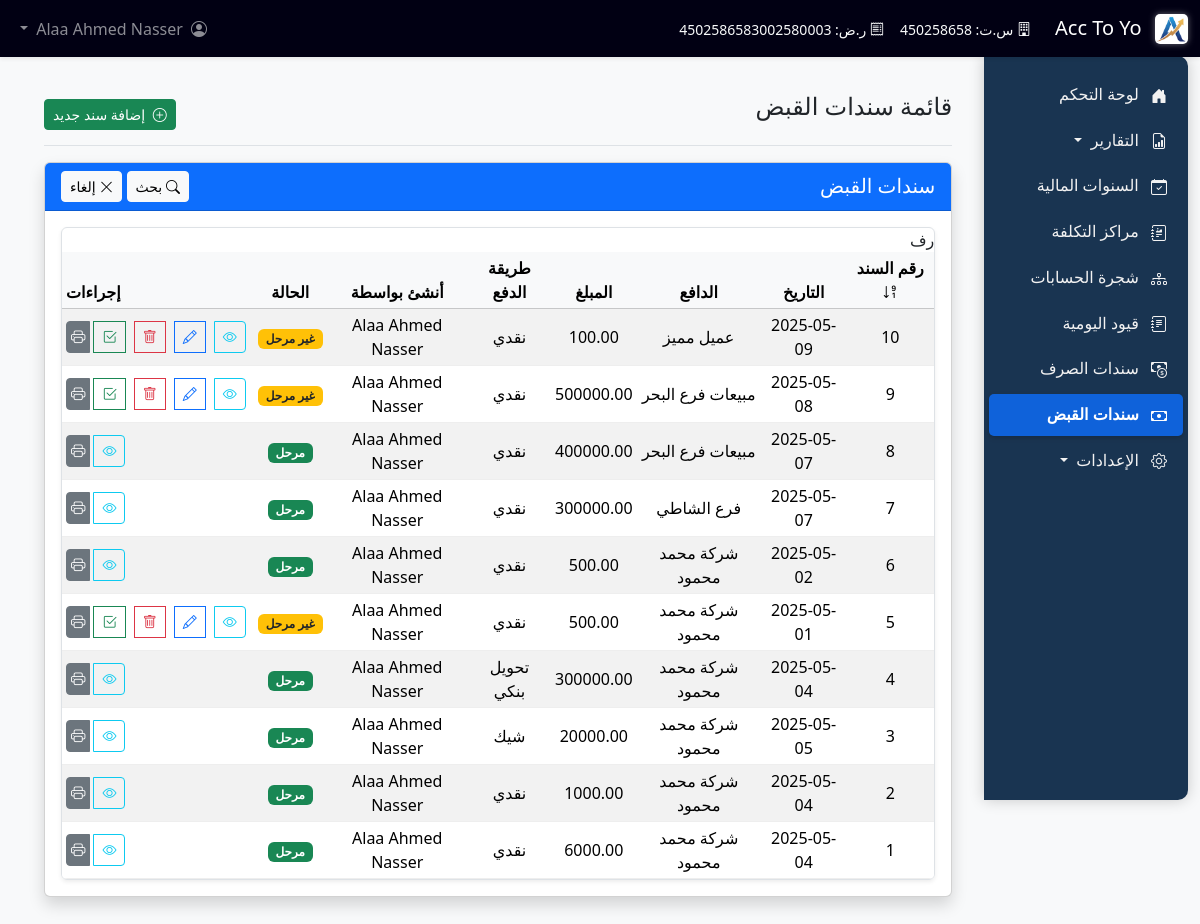
The page /receipt_vouchers (signed in) on the database its author committed.
### tables this page shows
CREATE TABLE users (
            id INTEGER PRIMARY KEY AUTOINCREMENT,
            username TEXT UNIQUE NOT NULL,
            password_hash TEXT NOT NULL, -- سنخزن الهاش بدلاً من كلمة المرور مباشرة
            full_name TEXT,
            is_active INTEGER DEFAULT 1 -- 1 for active, 0 for inactive
        );

CREATE TABLE "receipt_vouchers" (
	"id"	INTEGER,
	"voucher_number"	INTEGER NOT NULL,
	"voucher_date"	DATE NOT NULL,
	"payer"	TEXT NOT NULL,
	"amount"	REAL NOT NULL,
	"payment_method"	TEXT NOT NULL,
	"check_number"	TEXT,
	"check_date"	DATE,
	"description"	TEXT,
	"financial_year_id"	INTEGER NOT NULL,
	"created_by"	INTEGER NOT NULL,
	"created_at"	TIMESTAMP DEFAULT CURRENT_TIMESTAMP,
	"updated_by"	INTEGER,
	"updated_at"	TIMESTAMP,
	"is_posted"	INTEGER DEFAULT 0,
	"posted_by"	INTEGER,
	"posted_at"	TIMESTAMP,
	PRIMARY KEY("id" AUTOINCREMENT),
	FOREIGN KEY("created_by") REFERENCES "users"("id"),
	FOREIGN KEY("financial_year_id") REFERENCES "financial_years"("id"),
	FOREIGN KEY("posted_by") REFERENCES "users"("id"),
	FOREIGN KEY("updated_by") REFERENCES "users"("id")
);

### app.py (the view)
@app.route('/receipt_vouchers', methods=['GET'])
@require_login
def list_receipt_vouchers():
    conn = None
    vouchers = []
    pagination = None
    try:
        conn = get_db()
        cursor = conn.cursor()
        created_by_name = request.args.get('created_by_name', '').strip()
        voucher_number = request.args.get('voucher_number', '').strip()
        date_from = request.args.get('date_from', '').strip()
        date_to = request.args.get('date_to', '').strip()
        payer = request.args.get('payer', '').strip()
        amount_from = request.args.get('amount_from', '').strip()
        amount_to = request.args.get('amount_to', '').strip()
        payment_method = request.args.get('payment_method', '').strip()
        is_posted = request.args.get('is_posted', '').strip()
        sort_by = request.args.get('sort_by', 'voucher_number')
        sort_order = request.args.get('sort_order', 'desc')
        valid_sort_fields = ['voucher_number', 'voucher_date', 'payer', 'amount', 'payment_method', 'is_posted']
        if sort_by not in valid_sort_fields:
            sort_by = 'voucher_number'  # استخدام القيمة الافتراضية إذا كانت القيمة غير صالحة
        if sort_order not in ['asc', 'desc']:
            sort_order = 'desc'  # استخدام القيمة الافتراضية إذا كانت القيمة غير صالحة
        query = """
            SELECT rv.*, u.full_name AS created_by_name
            FROM receipt_vouchers rv
            LEFT JOIN users u ON rv.created_by = u.id
            WHERE 1=1
        """
        params = []
        if created_by_name:
            query += " AND u.full_name LIKE ?"
            params.append(f"%{created_by_name}%")
        if voucher_number:
            query += " AND rv.voucher_number LIKE ?"
            params.append(f"%{voucher_number}%")
        if date_from:
            query += " AND rv.voucher_date >= ?"
            params.append(date_from)
        if date_to:
            query += " AND rv.voucher_date <= ?"
            params.append(date_to)
        if payer:
            query += " AND rv.payer LIKE ?"
            params.append(f"%{payer}%")
        if amount_from:
            query += " AND rv.amount >= ?"
            params.append(amount_from)
        if amount_to:
            query += " AND rv.amount <= ?"
            params.append(amount_to)
        if payment_method:
            query += " AND rv.payment_method = ?"
            params.append(payment_method)
        if is_posted != "":
            query += " AND rv.is_posted = ?"
            params.append(is_posted)
        query += f" ORDER BY rv.{sort_by} {sort_order}"
        cursor.execute(query, params)
        vouchers = cursor.fetchall()
    except Exception as e:
        flash(f"حدث خطأ أثناء جلب سندات القبض: {e}", "danger")
    finally:
        if conn:
            conn.close()
    current_user = {
        'is_admin': session.get('is_admin', False)
    }
    return render_template('list_receipt_vouchers.html', vouchers=vouchers, pagination=pagination, request=request, current_user=current_user)

### templates/list_receipt_vouchers.html (shortened to what this page needs)
{% extends 'base.html' %}
{% block content %}
<div class="container-fluid">
    <div class="d-flex justify-content-between flex-wrap flex-md-nowrap align-items-center pt-3 pb-2 mb-3 border-bottom">
        <h1 class="h2 page-title">قائمة سندات القبض</h1>
        <div class="btn-toolbar mb-2 mb-md-0">
            <a href="{{ url_for('add_receipt_voucher') }}" class="btn btn-sm btn-success">
                <i class="bi bi-plus-circle me-1"></i> إضافة سند جديد
            </a>
        </div>
    </div>
    <div class="card shadow mb-4">
        <div class="card-header bg-primary text-white d-flex justify-content-between align-items-center">
            <h5 class="mb-0">سندات القبض</h5>
            <div>
                <button class="btn btn-sm btn-light" type="button" data-bs-toggle="collapse" data-bs-target="#filterCollapse">
                    <i class="bi bi-search"></i> بحث
                </button>
                <a href="{{ url_for('list_receipt_vouchers') }}" class="btn btn-sm btn-light">
                    <i class="bi bi-x-lg"></i> إلغاء
                </a>
            </div>
        </div>
        <div class="card-body">
            {% if vouchers %}
            <div class="table-responsive shadow-sm rounded border">
                <table class="table table-striped table-hover table-sm align-middle mb-0">
                    <thead class="table-light">
رف                         <tr>
                            <th scope="col" class="text-center">رقم السند <i class="bi bi-sort-numeric-down-alt" title="مرتب تنازلياً"></i></th>
                            <th scope="col" class="text-center">التاريخ</th>
                            <th scope="col" class="text-center">الدافع</th>
                            <th scope="col" class="text-center">المبلغ</th>
                            <th scope="col" class="text-center">طريقة الدفع</th>
                            <th scope="col" class="text-center">أنشئ بواسطة</th>
                            <th scope="col" class="text-center">الحالة</th>
                            <th scope="col" class="text-end">إجراءات</th>
                        </tr>
                    </thead>
                    <tbody>
                        {% for voucher in vouchers %}
                        <tr>
                            <td class="text-center">{{ voucher.voucher_number }}</td>
                            <td class="text-center">{{ voucher.voucher_date }}</td>
                            <td class="text-center">{{ voucher.payer }}</td>
                            <td class="text-center">{{ "%.2f"|format(voucher.amount) }}</td>
                            <td class="text-center">
                                {% if voucher.payment_method == 'cash' %}
                                    نقدي
                                {% elif voucher.payment_method == 'check' %}
                                    شيك رقم {{ voucher.check_number }}
                                {% elif voucher.payment_method == 'bank_transfer' %}
                                    تحويل بنكي
                                {% else %}
                                    {{ voucher.payment_method }}
                                {% endif %}
                            </td>
                            <td class="text-center">{{ voucher.created_by_name }}</td>
                            <td class="text-center">
                                {% if voucher.is_posted %}
                                <span class="badge bg-success">مرحل</span>
                                {% else %}
                                <span class="badge bg-warning text-dark">غير مرحل</span>
                                {% endif %}
                            </td>
                            <td class="text-end">
                                <div class="btn-group btn-group-sm">
                                    <a href="{{ url_for('view_receipt_voucher', voucher_id=voucher.id) }}" class="btn btn-sm btn-outline-info mx-1" title="عرض">
                                        <i class="bi bi-eye"></i>
                                    </a>
                                    {% if not voucher.is_posted %}
                                    <a href="{{ url_for('edit_receipt_voucher', voucher_id=voucher.id) }}" class="btn btn-sm btn-outline-primary mx-1" title="تعديل">
                                        <i class="bi bi-pencil"></i>
                                    </a>
                                    <button type="button" class="btn btn-sm btn-outline-danger mx-1" title="حذف"
                                            onclick="confirmDelete('{{ url_for('delete_receipt_voucher', voucher_id=voucher.id) }}', 'سند القبض رقم {{ voucher.voucher_number }}')">
                                        <i class="bi bi-trash"></i>
                                    </button>
                                    <a href="{{ url_for('post_receipt_voucher', voucher_id=voucher.id) }}" class="btn btn-sm btn-outline-success mx-1" title="ترحيل"
                                       onclick="return confirm('هل أنت متأكد من ترحيل سند القبض رقم {{ voucher.voucher_number }}؟')">
                                        <i class="bi bi-check2-square" style="font-size: 0.9rem;"></i>
                                    </a>
                                    {% endif %}
                                    <a href="{{ url_for('print_receipt_voucher', voucher_id=voucher.id) }}" class="btn btn-secondary p-1" title="طباعة" target="_blank">
                                        <i class="bi bi-printer" style="font-size: 0.9rem;"></i>
                                    </a>
                                </div>
                            </td>
                        </tr>
                        {% endfor %}
                    </tbody>
                </table>
            </div>
            {% else %}
            <div class="alert alert-info">
                لا توجد سندات قبض متاحة.
            </div>
            {% endif %}
        </div>
    </div>
</div>
{% endblock %}

### templates/base.html (shortened to what this page needs)
<!doctype html>
<html lang="ar" dir="rtl">
<head>
    <link href="https://cdn.jsdelivr.net/npm/bootstrap@5.3.3/dist/css/bootstrap.rtl.min.css" rel="stylesheet">
    <link rel="stylesheet" href="https://cdn.jsdelivr.net/npm/bootstrap-icons@1.11.3/font/bootstrap-icons.min.css">
    <link rel="stylesheet" href="{{ url_for('static', filename='css/custom_style.css') }}">
</head>
<body>
    <nav class="navbar navbar-expand-md navbar-dark bg-dark fixed-top">
        <div class="container-fluid">
            <a class="navbar-brand" href="{{ url_for('financial_performance.financial_performance_report_view') }}">
                <img src="{{ url_for('static', filename='images/logo.png') }}" alt="ACC TOO YOU" height="30" class="d-inline-block align-text-top me-2" style="filter: drop-shadow(0 0 3px rgba(255,255,255,0.4)); border-radius: 5px; transition: all 0.3s ease; mix-blend-mode: screen;">
                {{ company_profile.companyName if company_profile else "Acc Too You" }}
            </a>
            <div class="collapse navbar-collapse" id="navbarMain">
                <ul class="navbar-nav me-auto mb-2 mb-md-0">
                    <li class="nav-item">
                        <span class="nav-link text-light">
                            <small><i class="bi bi-building"></i> س.ت: {{ company_profile.commercialRegistrationNumber if company_profile }}</small>
                        </span>
                    </li>
                    <li class="nav-item">
                        <span class="nav-link text-light">
                            <small><i class="bi bi-receipt"></i> ر.ض: {{ company_profile.taxIdentificationNumber if company_profile }}</small>
                        </span>
                    </li>
                </ul>
                <ul class="navbar-nav ms-auto mb-2 mb-md-0">
                    {% if session.user_id %}
                        <li class="nav-item dropdown">
                            <a class="nav-link dropdown-toggle" href="#" id="navbarDropdownUser" role="button" data-bs-toggle="dropdown" aria-expanded="false">
                                <i class="bi bi-person-circle me-1"></i> {{ session.full_name or session.username }}
                            </a>
                        </li>
                    {% else %}
                        <li class="nav-item">
                            <a class="nav-link" href="{{ url_for('login') }}">تسجيل الدخول</a>
                        </li>
                    {% endif %}
                </ul>
            </div>
        </div>
    </nav>
    <div class="container-fluid">
        <div class="row g-0">
            {% if session.user_id %}
            <nav id="sidebarMenu" class="col-auto sidebar">
                <ul class="nav flex-column">
                    <li class="nav-item">
                        <a class="nav-link {% if request.endpoint == 'dashboard' %}active{% endif %}" aria-current="page" href="{{ url_for('financial_performance.financial_performance_report_view') }}">
                            <i class="bi bi-house-door-fill"></i>
                            <span class="link-text">لوحة التحكم</span>
                        </a>
                    </li>
                    <li class="nav-item dropdown">
                        <a class="nav-link dropdown-toggle " href="#" id="reportsDropdown" role="button" data-bs-toggle="dropdown" aria-expanded="false">
                            <i class="bi bi-file-earmark-bar-graph"></i>
                            <span class="link-text">التقارير</span>
                        </a>
                    </li>
                    <li class="nav-item">
                        <a class="nav-link " href="{{ url_for('manage_financial_years') }}">
                            <i class="bi bi-calendar-check"></i>
                            <span class="link-text">السنوات المالية</span>
                        </a>
                    </li>
                    <li class="nav-item">
                        <a class="nav-link " href="{{ url_for('list_cost_centers') }}">
                            <i class="bi bi-journal-richtext"></i>
                            <span class="link-text">مراكز التكلفة</span>
                        </a>
                    </li>
                    <li class="nav-item">
                        <a class="nav-link " href="{{ url_for('list_accounts') }}">
                            <i class="bi bi-diagram-3"></i>
                            <span class="link-text">شجرة الحسابات</span>
                        </a>
                    </li>
                    <li class="nav-item">
                        <a class="nav-link {% if request.endpoint.startswith('list_journal_vouchers') or request.endpoint.startswith('add_journal_voucher') %}active{% endif %}" href="{{ url_for('list_journal_vouchers') }}">
                          <i class="bi bi-journal-text"></i>
                          <span class="link-text">قيود اليومية</span>
                        </a>
                    </li>
                    <li class="nav-item">
                        <a class="nav-link " href="{{ url_for('list_payment_vouchers') }}">
                          <i class="bi bi-cash-coin"></i>
                          <span class="link-text">سندات الصرف</span>
                        </a>
                    </li>
                    <li class="nav-item">
                        <a class="nav-link {% if request.endpoint.startswith('list_receipt_vouchers') or request.endpoint.startswith('add_receipt_voucher') or request.endpoint.startswith('edit_receipt_voucher') or request.endpoint.startswith('view_receipt_voucher') %}active{% endif %}" href="{{ url_for('list_receipt_vouchers') }}">
                          <i class="bi bi-cash"></i>
                          <span class="link-text">سندات القبض</span>
                        </a>
                    </li>
                    <li class="nav-item dropdown">
                        <a class="nav-link dropdown-toggle " href="#" id="settingsDropdown" role="button" data-bs-toggle="dropdown" aria-expanded="false">
                            <i class="bi bi-gear"></i>
                            <span class="link-text">الإعدادات</span>
                        </a>
                    </li>
                </ul>
            </nav>
            {% endif %}
            <main class="col">
                {% block content %}{% endblock %}
            </main>
        </div>
    </div>
</body>
</html>

### rows shown on the page
users: full_name "Alaa Ahmed Nasser"
receipt_vouchers: voucher_number "10", voucher_date "2025-05-09", payer "عميل مميز", amount "100.00", payment_method "نقدي", created_by_name "Alaa Ahmed Nasser", is_posted "غير مرحل"
receipt_vouchers: voucher_number "9", voucher_date "2025-05-08", payer "مبيعات فرع البحر", amount "500000.00", payment_method "نقدي", created_by_name "Alaa Ahmed Nasser", is_posted "غير مرحل"
receipt_vouchers: voucher_number "8", voucher_date "2025-05-07", payer "مبيعات فرع البحر", amount "400000.00", payment_method "نقدي", created_by_name "Alaa Ahmed Nasser", is_posted "مرحل"
receipt_vouchers: voucher_number "7", voucher_date "2025-05-07", payer "فرع الشاطي", amount "300000.00", payment_method "نقدي", created_by_name "Alaa Ahmed Nasser", is_posted "مرحل"
receipt_vouchers: voucher_number "6", voucher_date "2025-05-02", payer "شركة محمد محمود", amount "500.00", payment_method "نقدي", created_by_name "Alaa Ahmed Nasser", is_posted "مرحل"
receipt_vouchers: voucher_number "5", voucher_date "2025-05-01", payer "شركة محمد محمود", amount "500.00", payment_method "نقدي", created_by_name "Alaa Ahmed Nasser", is_posted "غير مرحل"
receipt_vouchers: voucher_number "4", voucher_date "2025-05-04", payer "شركة محمد محمود", amount "300000.00", payment_method "تحويل بنكي", created_by_name "Alaa Ahmed Nasser", is_posted "مرحل"
receipt_vouchers: voucher_number "3", voucher_date "2025-05-05", payer "شركة محمد محمود", amount "20000.00", payment_method "شيك", created_by_name "Alaa Ahmed Nasser", is_posted "مرحل"
receipt_vouchers: voucher_number "2", voucher_date "2025-05-04", payer "شركة محمد محمود", amount "1000.00", payment_method "نقدي", created_by_name "Alaa Ahmed Nasser", is_posted "مرحل"
receipt_vouchers: voucher_number "1", voucher_date "2025-05-04", payer "شركة محمد محمود", amount "6000.00", payment_method "نقدي", created_by_name "Alaa Ahmed Nasser", is_posted "مرحل"

### other values the page prints
{{ company_profile.companyName if company_profile else "Acc Too You" }} "Acc To Yo"
{{ company_profile.commercialRegistrationNumber if company_profile }} "450258658"
{{ company_profile.taxIdentificationNumber if company_profile }} "4502586583002580003"
